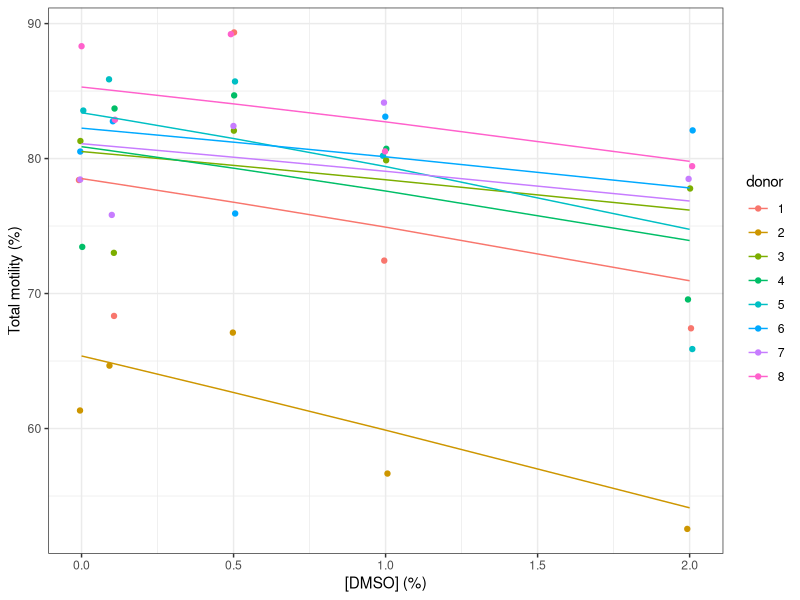
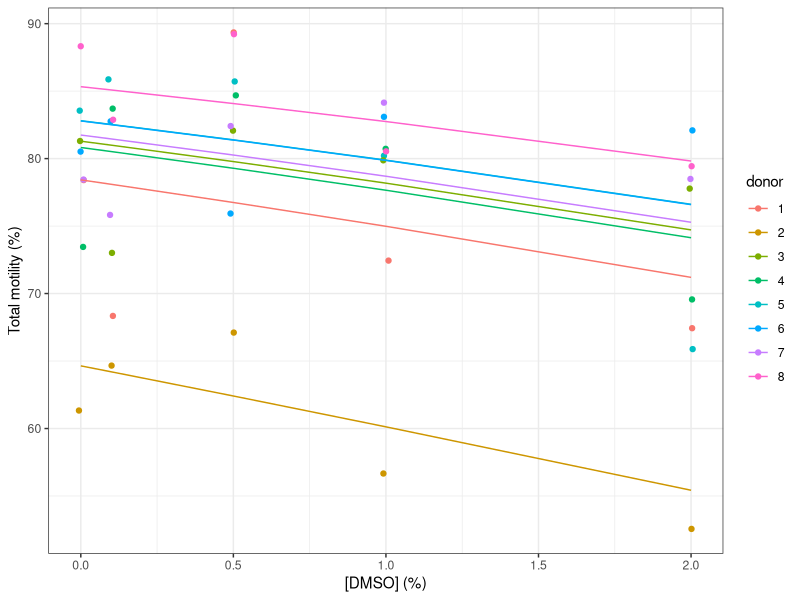

Write R code to recreate these figures, in order. (Note: a time limit stopped this script after it produced the figures.)
## ---- chunk 1
library(lme4)
library(ggplot2)
theme_set(theme_bw())
# Also using readxl, skimr, equatiomatic, optimix, dfoptim, boot
# Read functions for residual analysis plots
## ---- chunk 2
mt_dmso <- readxl::read_excel("../data/Table S2.xlsx",
  sheet = "total motility_DMSO")
mt_dmso$donor <- as.factor(mt_dmso$donor)
names(mt_dmso) <- c("donor", "conc", "motile", "total")
mt_dmso$motile_frac <- mt_dmso$motile / mt_dmso$total
skimr::skim(mt_dmso)
## ---- chunk 3
table(mt_dmso$donor, as.factor(mt_dmso$conc))
## ---- chunk 4
mt_dmso_m1 <- glmer(cbind(motile, total - motile) ~ conc + (conc | donor),
  data = mt_dmso, family = binomial(link = "logit"))
summary(mt_dmso_m1)
## ---- chunk 5
ggplot(data = mt_dmso) +
  geom_jitter(aes(x = conc, y = motile_frac * 100, col = donor),
    width = 0.01) +
  geom_line(aes(x = conc, y = fitted(mt_dmso_m1) * 100, col = donor)) +
  labs(x = "[DMSO] (%)", y = "Total motility (%)")
## ---- chunk 6
mt_dmso_m2 <- glmer(cbind(motile, total - motile) ~ conc  + (1 | donor),
  data = mt_dmso, family = binomial(link = "logit"))
anova(mt_dmso_m1, mt_dmso_m2, refit = FALSE) # Despite the name, it is indeed a LR test
## ---- chunk 7
ggplot(data = mt_dmso) +
  geom_jitter(aes(x = conc, y = motile_frac * 100, col = donor),
    width = 0.01) +
  geom_line(aes(x = conc, y = fitted(mt_dmso_m2) * 100, col = donor)) +
  labs(x = "[DMSO] (%)", y = "Total motility (%)")
## ---- chunk 8
summary(mt_dmso_m2)
## ---- chunk 9
confint(mt_dmso_m2, level = 0.95) # 95% CI based on profile
set.seed(8434)
# 1000x parameter bootstrap
(mt_dmso_m2_conf <- confint(mt_dmso_m2, level = 0.95,
  method = "boot", nsim  = 1000L))
## ---- chunk 10
#drop1(mt_dmso_m2, scope = "conc")
mt_dmso_m3 <- glmer(cbind(motile, total - motile) ~ 1 + (1 | donor),
  data = mt_dmso, family = binomial(link = "logit"))
anova(mt_dmso_m2, mt_dmso_m3, refit = TRUE)
## ---- chunk 11
isSingular(mt_dmso_m2)
## ---- chunk 12
mt_dmso_m2_all <- allFit(mt_dmso_m2)
summary(mt_dmso_m2_all)
## ---- chunk 13
mt_dmso <- fortify.merMod(mt_dmso_m2)
ggplot(data = mt_dmso, aes(x = .fitted, y = .scresid, col = donor)) +
  geom_point() +
  geom_hline(yintercept = 0) +
  labs(x = "Fitted values", y = "Pearson's residuals")
## ---- chunk 14
ggplot(data = mt_dmso, aes(x = .fitted, y = sqrt(abs(.scresid)))) +
  geom_point() +
  geom_smooth(method = "loess", formula = y ~ x) +
  geom_hline(yintercept = 0) +
  labs(x = "Fitted values", y = "(|Pearson's residuals|)^.5")
## ---- chunk 15
ggplot(data = mt_dmso, aes(sample = .scresid)) +
  geom_qq() +
  geom_qq_line() +
  labs(x = "Theoretical quantiles", y = "Pearson's residuals")
## ---- chunk 16
shapiro.test(mt_dmso$.scresid)
## ---- chunk 17
mt_dmso_slope <- c(
  ci95_min   = min(mt_dmso_m2_conf["conc", ]),
  estimate = fixef(mt_dmso_m2)[["conc"]],
  ci95_max  = max(mt_dmso_m2_conf["conc", ]))
mt_dmso_slope
#saveRDS(mt_dmso_slope, "../data/motility_total_DMSO_slope.rds")
## ---- chunk 18
predict_logit <- function(conc, intercept = 1, slopes) {
  slopes_mat <- matrix(slopes, nrow = 1,
    dimnames = list(NULL, names(slopes)))
  data.frame(conc = conc, -intercept +
      boot::inv.logit(boot::logit(intercept) +
      conc %*% slopes_mat))
}
dmso_conc <- (0:20) / 10
mt_dmso_lost <- predict_logit(dmso_conc, 0.8, mt_dmso_slope)
mt_dmso_lost
#saveRDS(mt_dmso_lost, "../data/motility_total_DMSO_lost.rds")
## ---- chunk 19
mt_etoh <- readxl::read_excel("../data/Table S2.xlsx",
  sheet = "total motility_EtOH")
mt_etoh$donor <- as.factor(mt_etoh$donor)
names(mt_etoh) <- c("donor", "conc", "motile", "total")
mt_etoh$motile_frac <- mt_etoh$motile / mt_etoh$total
skimr::skim(mt_etoh)
## ---- chunk 20
table(mt_etoh$donor, as.factor(mt_etoh$conc))
## ---- chunk 21
mt_etoh_m1 <- glmer(cbind(motile, total - motile) ~ conc + (conc | donor),
  data = mt_etoh, family = binomial(link = "logit"))
summary(mt_etoh_m1)
## ---- chunk 22
ggplot(data = mt_etoh) +
  geom_jitter(aes(x = conc, y = motile_frac * 100, col = donor),
    width = 0.01) +
  geom_line(aes(x = conc, y = fitted(mt_etoh_m1) * 100, col = donor)) +
  labs(x = "[ethanol] (%)", y = "Total motility (%)")
## ---- chunk 23
mt_etoh_m2 <- glmer(cbind(motile, total - motile) ~ conc  + (1 | donor),
  data = mt_etoh, family = binomial(link = "logit"))
anova(mt_etoh_m1, mt_etoh_m2, refit = FALSE) # Despite the name, it is indeed a LR test
## ---- chunk 24
ggplot(data = mt_etoh) +
  geom_jitter(aes(x = conc, y = motile_frac * 100, col = donor),
    width = 0.01) +
  geom_line(aes(x = conc, y = fitted(mt_etoh_m2) * 100, col = donor)) +
  labs(x = "[etoh] (%)", y = "Total motility (%)")
## ---- chunk 25
summary(mt_etoh_m2)
## ---- chunk 26
confint(mt_etoh_m2, level = 0.95) # 95% CI based on profile
set.seed(535)
# 1000x parameter bootstrap
(mt_etoh_m2_conf <- confint(mt_etoh_m2, level = 0.95,
  method = "boot", nsim  = 1000L))
## ---- chunk 27
#drop1(mt_etoh_m2, scope = "conc")
mt_etoh_m3 <- glmer(cbind(motile, total - motile) ~ 1 + (1 | donor),
  data = mt_etoh, family = binomial(link = "logit"))
anova(mt_etoh_m2, mt_etoh_m3, refit = FALSE)
## ---- chunk 28
isSingular(mt_etoh_m2)
## ---- chunk 29
mt_etoh_m2_all <- allFit(mt_etoh_m2)
summary(mt_etoh_m2_all)
## ---- chunk 30
mt_etoh <- fortify.merMod(mt_etoh_m2)
ggplot(data = mt_etoh, aes(x = .fitted, y = .scresid, col = donor)) +
  geom_point() +
  geom_hline(yintercept = 0) +
  labs(x = "Fitted values", y = "Pearson's residuals")
## ---- chunk 31
ggplot(data = mt_etoh, aes(x = .fitted, y = sqrt(abs(.scresid)))) +
  geom_point() +
  geom_smooth(method = "loess", formula = y ~ x) +
  geom_hline(yintercept = 0) +
  labs(x = "Fitted values", y = "(|Pearson's residuals|)^.5")
## ---- chunk 32
ggplot(data = mt_etoh, aes(sample = .scresid)) +
  geom_qq() +
  geom_qq_line() +
  labs(x = "Theoretical quantiles", y = "Pearson's residuals")
## ---- chunk 33
shapiro.test(mt_etoh$.scresid)
## ---- chunk 34
mt_etoh_slope <- c(
  ci95_min   = min(mt_etoh_m2_conf["conc", ]),
  estimate = fixef(mt_etoh_m2)[["conc"]],
  ci95_max  = max(mt_etoh_m2_conf["conc", ]))
mt_etoh_slope
#saveRDS(mt_etoh_slope, "../data/motility_total_ETOH_slope.rds")
## ---- chunk 35
predict_logit <- function(conc, intercept = 1, slopes) {
  slopes_mat <- matrix(slopes, nrow = 1,
    dimnames = list(NULL, names(slopes)))
  data.frame(conc = conc, -intercept +
    boot::inv.logit(boot::logit(intercept) +
    conc %*% slopes_mat))
}
etoh_conc <- (0:20) / 10
mt_etoh_lost <- predict_logit(etoh_conc, 0.8, mt_etoh_slope)
mt_etoh_lost
#saveRDS(mt_etoh_lost, "../data/motility_total_ETOH_lost.rds")
## ---- chunk 36
sessionInfo()
